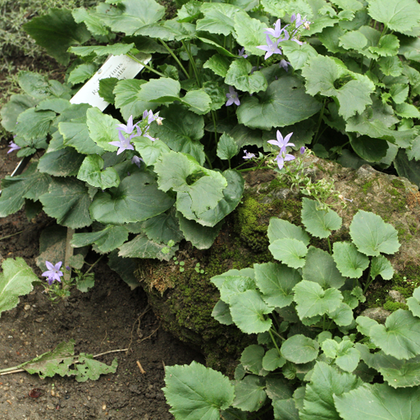
%> input picture final/B06611008_HW7/code/data/forgery/example.png, 420 x 420 px, shrunk from 512 x 512 before the run
$ octave svd_forensic.m   (GNU Octave 9; MATLAB toolbox functions it lacks are replaced by stand-ins)
%> lines starting %> are read from the running program, lines starting %| are printed output that depends on the picture
clc
clear all;
close all;

%%

src = imread('../data/forgery/example.png');
%> src is the input picture: size 420x420x3 uint8; mean R, G, B 102.3, 120.8, 79.1
src_gray = rgb2gray(src);
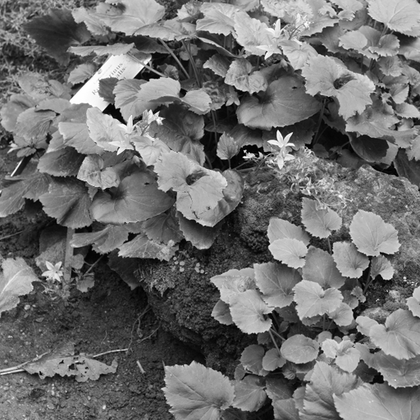
%> src_gray: size 420x420 uint8; min 0, max 255, mean 110.5
InputA = double(src_gray);
[M, N] = size(InputA);
%> M = 420; N = 420


%% Scheme-Step1.
%   create overlapping blocks BxB

B = 20; %block size
olblacks = cell(M-B+1,N-B+1);

for i=1:(M-B+1)
    for j=1:(N-B+1)
        olblacks{i,j} = InputA(i:i+B-1,j:j+B-1);
    end
end
%> after the loop, olblacks = 160801 items


%% Scheme-Step2
%   1. Applying svd and Obtaining a reduced Rank approximation
%   2. extracting a singular values feature vector by SVD

EP = 0.975; % reduced Rank approximation threshold

A = zeros((M-B+1),(N-B+1));
for i=1:(M-B+1)
    for j=1:(N-B+1)

        black = olblacks{i,j};
        [U, S, V] = svd(black);
        sig = diag(S);
        sz=size(sig);

        for ks=1:sz(1)
            err = sum(sig(1:ks));
            if err > (1-EP)*sum(sig)
                k = ks;
                break
            end
        end
        A(i,j) = sig(k);

    end
end
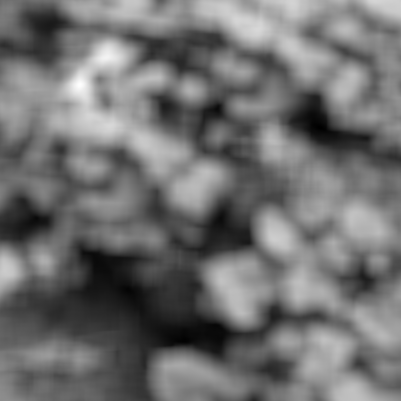
%> A: size 401x401 double; min 330.5, max 4734, mean 2269.1; drawn with min black and max white
%> after the loop, k = 1


%% Scheme-Step3
%
